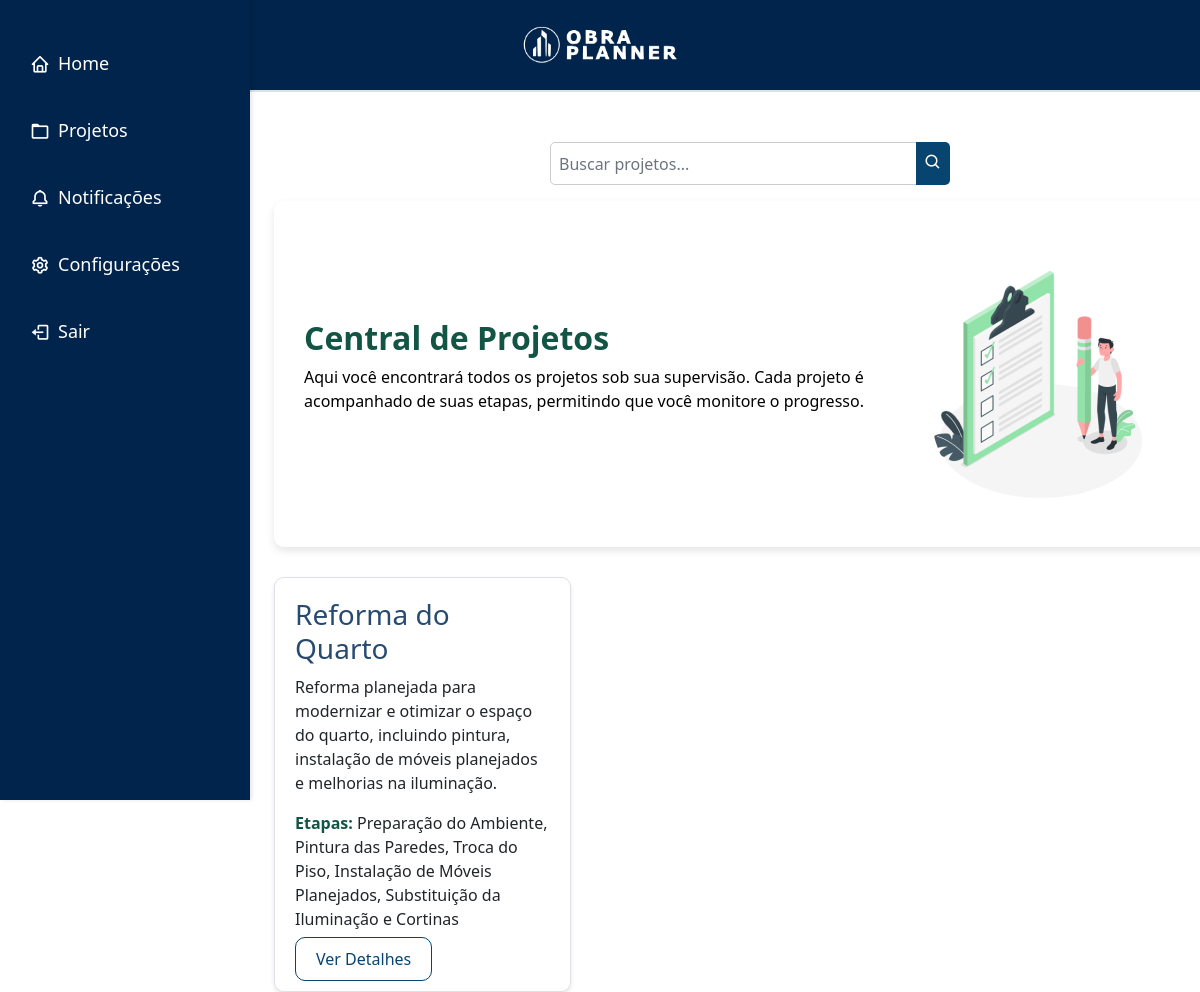
/fiscal/projetos/proj.php (signed in), run on the app's committed database.
### tables this page shows
CREATE TABLE IF NOT EXISTS `projetos` (
  `projeto_id` int(11) NOT NULL AUTO_INCREMENT,
  `titulo` varchar(255) NOT NULL,
  `descricao` text DEFAULT NULL,
  `imagem` varchar(255) DEFAULT NULL,
  `documentacao` varchar(255) DEFAULT NULL,
  `data_inicio` date DEFAULT NULL,
  `data_termino` date DEFAULT NULL,
  `data_prev_ini` date DEFAULT NULL,
  `data_prev_ter` date DEFAULT NULL,
  `empresa_id` int(11) DEFAULT NULL,
  `fiscal_id` int(11) DEFAULT NULL,
  `func_id` varchar(225) DEFAULT NULL,
  `status` enum('Em andamento','Concluído','Atrasado') NOT NULL DEFAULT 'Em andamento',
  `qtn_eta` varchar(100) DEFAULT NULL,
  `progresso` int(11) DEFAULT NULL,
  PRIMARY KEY (`projeto_id`),
  KEY `empresa_id` (`empresa_id`),
  KEY `fiscal_id` (`fiscal_id`),
  KEY `func_id` (`func_id`),
  CONSTRAINT `projetos_ibfk_1` FOREIGN KEY (`empresa_id`) REFERENCES `empresas` (`empresa_id`),
  CONSTRAINT `projetos_ibfk_2` FOREIGN KEY (`fiscal_id`) REFERENCES `fiscais` (`fiscal_id`),
  CONSTRAINT `projetos_ibfk_3` FOREIGN KEY (`func_id`) REFERENCES `funcionarios` (`func_id`)
);

### fiscal/projetos/proj.php (the view, shortened to what this page needs)
<?php
include_once '../../includes/db_connect.php';
$fiscal_id = $_SESSION['UsuarioID'];
$search = isset($_GET['search']) ? $_GET['search'] : '';
$query = "SELECT p.titulo AS projeto_titulo, p.descricao, p.projeto_id,
                 GROUP_CONCAT(e.titulo SEPARATOR ', ') AS etapas_titulos
          FROM projetos p
          LEFT JOIN etapas e ON p.projeto_id = e.projeto_id
          WHERE p.fiscal_id = ? AND (p.titulo LIKE ? OR p.descricao LIKE ?)
          GROUP BY p.projeto_id";
$stmt = $conn->prepare($query);
$searchTerm = "%" . $search . "%";
$stmt->bind_param("iss", $fiscal_id, $searchTerm, $searchTerm);
$stmt->execute();
$result = $stmt->get_result();
?>
<!DOCTYPE html>
<html lang="pt-BR">
<head>
    <link rel="stylesheet" href="../style.css">
    <link href='https://unpkg.com/boxicons@2.0.7/css/boxicons.min.css' rel='stylesheet'>
    <link href="https://cdn.jsdelivr.net/npm/bootstrap@5.0.2/dist/css/bootstrap.min.css" rel="stylesheet">
</head>
<body>
<header>
    <div class="logo">
        <img src="../../imgs/obraplanner7.png" alt="Logo do ObraPlanner" style="max-height: 50px;">
    </div>
</header>
<nav class="sidebar">
    <ul>
        <li><a href="../dash.php"><i class="bx bx-home"></i> Home</a></li>
        <li><a href="proj.php"><i class="bx bx-folder"></i> Projetos</a></li>
        <li><a href="../notificacaos/not.php"><i class="bx bx-bell"></i> Notificações</a></li>
        <li><a href="../config/config.php"><i class="bx bx-cog"></i> Configurações</a></li>
        <li><a href="../../index.php" class="btn-logout"><i class="bx bx-log-out"></i> Sair</a></li>
    </ul>
</nav>
<main role="main" class="col-md-9 ml-sm-auto col-lg-10 px-4" style="margin-left: 250px; padding-top: 50px;">
    <?php if ($result->num_rows === 0): ?>
        <div class="no-projects">
            <div class="text-content">
                <h2>Bem-vindo à Central de Projetos!</h2>
                <p>Você ainda não possui projetos sob sua supervisão. Nesta seção, serão exibidos os projetos criados pela empresa que você fiscaliza, juntamente com detalhes de cada etapa. Assim que algum projeto for designado a você, ele aparecerá automaticamente nesta área.</p>
            </div>
            <img src="../imgs/projetos5.png" alt="Imagem ilustrativa de projetos">
        </div>
    <?php else: ?>
        <form action="proj.php" method="GET" class="form-inline mb-3 d-flex justify-content-center">
    <div class="input-group" style="max-width: 400px;">
        <input type="text" name="search" class="form-control" placeholder="Buscar projetos..." value="<?php echo isset($_GET['search']) ? htmlspecialchars($_GET['search']) : ''; ?>">
        <button type="submit" class="btn btn-primary">
            <i class="bx bx-search"></i>
        </button>
    </div>
</form>
        <div class="info-message">
            <div class="text-content">
                <h2>Central de Projetos</h2>
                <p>Aqui você encontrará todos os projetos sob sua supervisão. Cada projeto é acompanhado de suas etapas, permitindo que você monitore o progresso.</p>
            </div>
            <img src="../imgs/projetos5.png" alt="Imagem ilustrativa de projetos">
        </div>
        <div class="projects-container">
            <?php while ($projeto = mysqli_fetch_assoc($result)): ?>
                <div class="project-card">
                    <h3><?php echo htmlspecialchars($projeto['projeto_titulo']); ?></h3>
                    <p><?php echo htmlspecialchars($projeto['descricao']); ?></p>
                    <p><strong>Etapas:</strong> <?php echo htmlspecialchars($projeto['etapas_titulos']); ?></p>
                    <a href="proj2.php?projeto_id=<?php echo $projeto['projeto_id']; ?>" class="btn-custom">Ver Detalhes</a>
                </div>
            <?php endwhile; ?>
        </div>
    <?php endif; ?>
</main>
</body>
</html>

### fiscal/style.css (style rules this page uses)
:root { --co1: #00244b; --co2: #003d80; --co3: #074470; --co4: #01306e; --co5: #0056b3; --co6: #274a70; --co7: #2777ce; --co8: #539ff0; --co9: #0059ff; --co10: #07488d; --co11: #003d7a; --co12: #132154; --co13: #324363; --co14: #003cfc; --co15: #ddd; --co16: #d1d1d1; --co17: #fff; --co18: #000; --co19: #333; --co20: #0c382e; --co21: #145413; --co22: #541313; --co23: #dee2e6; --co24: #135545; --co25: #ffe600; }
html, body { width: 100vw; overflow-x: hidden; margin: 0; font-family: 'Lexend', sans-serif; }
header { display: flex; justify-content: center; background-color: var(--co1); padding: 20px 30px; border-bottom: 2px solid var(--co23); }
.logo img { max-height: 50px; }
.sidebar { width: 250px; background-color: var(--co1); color: #fff; padding: 20px; box-shadow: 2px 0 4px rgba(0, 0, 0, 0.1); display: flex; flex-direction: column; height: 100vh; position: fixed; top: 0; left: 0; z-index: 1000; }
.sidebar ul { list-style-type: none; padding: 0; margin: 0; flex: 1; }
.sidebar ul li { margin: 20px 0; }
.sidebar ul li a { color: #fff; text-decoration: none; font-size: 18px; display: flex; align-items: center; padding: 10px; border-radius: 5px; transition: background-color 0.3s; }
.sidebar ul li a i { margin-right: 8px; font-size: 20px; }

### fiscal/projetos/proj.php (style rules this page uses)
.projects-container { display: flex; flex-wrap: wrap; gap: 20px; }
.project-card { margin-top: 10px; background-color: #fff; border: 1px solid #dee2e6; border-radius: 10px; padding: 20px; box-shadow: 0 2px 4px rgba(0, 0, 0, 0.1); width: calc(33.33% - 20px); }
.project-card p strong { color: #135545; }
.project-card h3 { margin: 0 0 10px; color: #274a70; }
.btn-custom { background-color: white; color: #074470; border: solid 1px #074470; padding: 10px 20px; font-size: 1em; border-radius: 10px; cursor: pointer; text-decoration: none; transition: background-color 0.3s ease; }
.no-projects, .info-message { display: flex; justify-content: space-between; align-items: center; margin-bottom: 20px; background-color: #fff; box-shadow: 0 4px 8px rgba(0, 0, 0, 0.1); padding: 30px; border-radius: 10px; }
.no-projects .text-content, .info-message .text-content { flex: 1; margin-right: 20px; color: #000; font-weight: 500; }
.no-projects h2, .info-message h2 { color: #135545; font-weight: 700; }
.no-projects img, .info-message img { max-width: 100%; height: auto; }
.form-inline .input-group button { background-color: #074470; border: none; padding: 8px; color: white; font-size: 18px; border-radius: 5px; }
.form-inline .input-group input { border-radius: 5px; padding: 8px; border: 1px solid #ccc; }

### data on the page
projetos: titulo "Reforma do Quarto", descricao "Reforma planejada para modernizar e otimizar o espaço do quarto, incluindo pintura, instalação de móveis planejados e melhorias na iluminação.", etapas_titulos "Preparação do Ambiente, Pintura das Paredes, Troca do Piso, Instalação de Móveis Planejados, Substituição da Iluminação e Cortinas"
